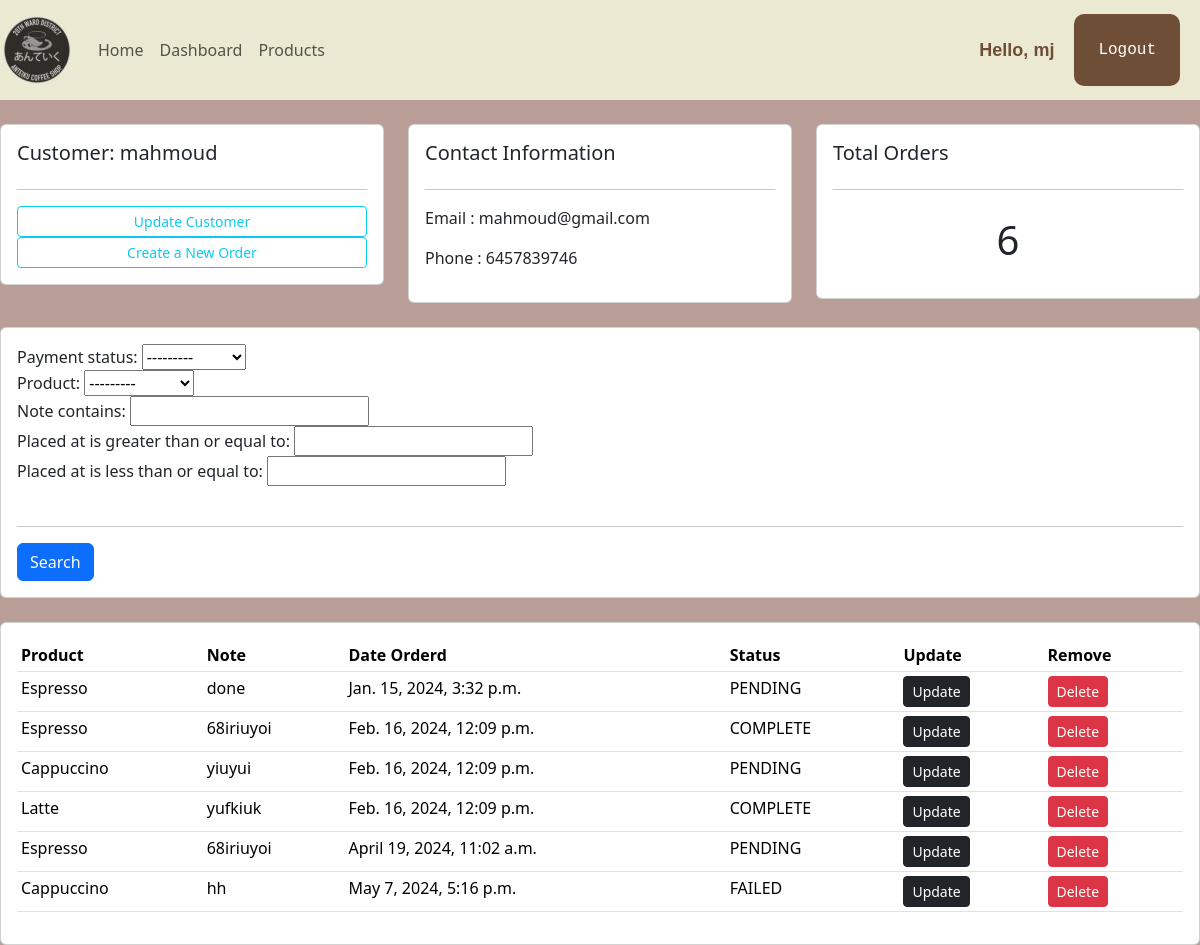
Page /customer/1 (signed in) on the committed database.
### shopFront/models.py (models this page shows, shortened)
class Customer(models.Model):
    user = models.OneToOneField(User,null=True,blank=True,on_delete=models.CASCADE)
    name = models.CharField(max_length=255)
    last_name = models.CharField(max_length=255)
    email = models.EmailField(max_length=200, null=True)
    profile_pic = models.FileField(default="profile1.png", null=True, blank=True)
    phone = models.CharField(max_length=255)
    birth_date = models.DateField(null=True)
    membership = models.CharField(max_length=6,choices=MEMPERSHIP_CHOICES,default=MEMBERSHIP_BRONZE)

class Order(models.Model):
    placed_at = models.DateTimeField(auto_now_add=True)
    payment_status = models.CharField(max_length=20,choices=PAYMENT_STATUS_CHOICES,default=PAYMENT_STATUS_PENDING)
    customer = models.ForeignKey(Customer,on_delete=models.PROTECT)
    product = models.ForeignKey(Product,null=True, on_delete=models.PROTECT)
    note = models.CharField(max_length=1000, null=True)

class Product(models.Model):
    CATEGORY = (
			('Hot', 'Hot'),
			('Cold', 'Cold'),
			)
    HOLIDAYS = (
        ('Eid al-Fitr', 'Eid al-Fitr'),
        ('Christmas', 'Christmas'),
        ('Halloween', 'Halloween'),
    )
    title = models.CharField(max_length=255)
    description = models.TextField()
    unit_price = models.DecimalField(max_digits=6,decimal_places=2)
    inventory = models.IntegerField()
    last_update = models.DateTimeField(auto_now=True)
    promotions = models.CharField(max_length=200, null=True, choices=HOLIDAYS)
    category = models.CharField(max_length=200, null=True, choices=CATEGORY)
    def __str__(self):
        return self.title

### shopFront/decorators.py (the view)
		def wrapper_func(request, *args, **kwargs):
			group = None
			if request.user.groups.exists():
				group = request.user.groups.all()[0].name
			if group in allowed_roles:
				return view_func(request, *args, **kwargs)
			else:
				return HttpResponse('You are not authorized to view this page')

### shopFront/views.py (called while the page is built)
@login_required(login_url='loginPage')
@allowed_users(allowed_roles=['admin'])
def customer(request,pk_test):
    customer = Customer.objects.get(id=pk_test)
    orders = customer.order_set.all()
    total_orders = orders.count()
    myFilter = OrderFilter(request.GET,queryset=orders)
    orders = myFilter.qs
    context = {'customer':customer,'orders':orders,'total_orders':total_orders,'myFilter':myFilter}
    return render(request,'shopFront/customer.html',context)

### shopFront/templates/shopFront/customer.html
{%  extends 'shopFront/main.html' %}
{% block content %}
	<br>
<div class="row">
	<div class="col-md">
		<div class="card card-body">
			<h5>Customer: {{customer.name}}</h5>
			<hr>
			<a class="btn btn-outline-info  btn-sm btn-block" href="">Update Customer</a>
			<a class="btn btn-outline-info  btn-sm btn-block" href="{% url "create_order" customer.id %}">Create a New Order</a>
		</div>
	</div>
	<div class="col-md">
		<div class="card card-body">
			<h5>Contact Information</h5>
			<hr>
			<p>Email : {{customer.email}} </p>
			<p>Phone : {{customer.phone}} </p>
		</div>
	</div>
	<div class="col-md">
		<div class="card card-body">
			<h5>Total Orders</h5>
			<hr>
			<h1 style="text-align: center;padding: 10px">{{total_orders}}</h1>
		</div>
	</div>
</div>
<br>
<div class="row">
	<div class="col">
		<div class="card card-body">
			<form method="get">
				{{myFilter.form}}
				<br>
				<hr>
		    <button class="btn btn-primary" type="submit">Search</button>
		  </form>
		</div>
	</div>
</div>
<br>
<div class="row">
	<div class="col-md">
		<div class="card card-body">
			<table class="table table-sm">
				<tr>
					<th>Product</th>
					<th>Note</th>
					<th>Date Orderd</th>
					<th>Status</th>
					<th>Update</th>
					<th>Remove</th>
				</tr>
				{% for order in orders %}
				<tr>
					<td>{{order.product}}</td>
					<td>{{order.note}}</td>
					<td>{{order.placed_at}}</td>
					<td>{{order.payment_status}}</td>
					<td><a class="btn btn-sm  btn-dark" href="{% url "update_order" order.id %}">Update</a></td>
                    <td><a class="btn btn-sm btn-danger" href="{% url "delete_order" order.id %}">Delete</a></td>
				</tr>
				{% endfor %}
			</table>
		</div>
	</div>
</div>
{% endblock %}

### shopFront/templates/shopFront/navbar.html (shortened to what this page needs)
{% load static %}
<nav class="navbar sticky-top navbar-expand-lg navbar-light" style="background-color:#ece9d2">
    <a class="navbar-brand" href="#"><img src="{% static "/images/logo.jpg" %}" alt="coffe mug"></a>
    <div class="collapse navbar-collapse" id="navbarNav">
      <ul class="navbar-nav">
        <li class="nav-item active">
          <a class="nav-link" href="{% url "homePage" %}">Home</a>
        </li>
        {% if request.user.is_staff %}
        <li class="nav-item">
          <a class="nav-link" href="{% url "dashboardPage" %}">Dashboard</a>
        </li>
        <li class="nav-item">
          <a class="nav-link" href="{% url "productsPage" %}">Products</a>
        </li>
        {% endif %}
      </ul>
    </div>
    <span class="hello-msg">Hello, {{request.user}}</span>
    <form action="{% url 'logout' %}">
      <input class="logout-btn" type="submit" value="Logout" />
    </form>
  </nav>

### shopFront/templates/shopFront/main.html (style rules this page uses)
body { background-color : #B89E97; }

### shopFront/templates/shopFront/navbar.html (style rules this page uses)
.hello-msg { font-size:18px; color:#6F4E37; font-weight:bold; font-family: sans-serif; margin-right:20px; }

### rows in the picture
Customer: name "mahmoud", email "mahmoud@gmail.com", phone "6457839746"
Order: product "Espresso", note "done", placed_at "Jan. 15, 2024, 3:32 p.m.", payment_status "PENDING"
Order: product "Espresso", note "68iriuyoi", placed_at "Feb. 16, 2024, 12:09 p.m.", payment_status "COMPLETE"
Order: product "Cappuccino", note "yiuyui", placed_at "Feb. 16, 2024, 12:09 p.m.", payment_status "PENDING"
Order: product "Latte", note "yufkiuk", placed_at "Feb. 16, 2024, 12:09 p.m.", payment_status "COMPLETE"
Order: product "Espresso", note "68iriuyoi", placed_at "April 19, 2024, 11:02 a.m.", payment_status "PENDING"
Order: product "Cappuccino", note "hh", placed_at "May 7, 2024, 5:16 p.m.", payment_status "FAILED"

### other values in the picture
{{ request.user }} "mj"
{{ total_orders }} "6"
